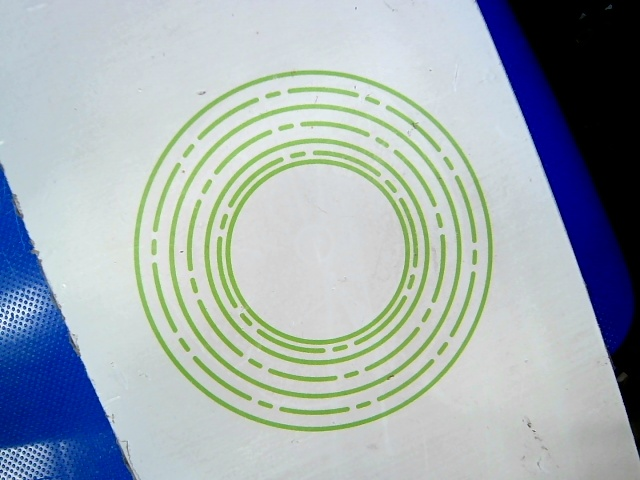
#> input picture windows/debug_samples/sample_20260331_163734.jpg, 640 x 480 px
$ python threshold_tuner.py --image debug_samples/sample_20260331_163734.jpg
#> lines starting #> are read from the running program, lines starting #| are printed output that depends on the picture; after the words box and inside, x2 and y2 are one past the last pixel; in counts of white or black regions, pixels touching at a corner belong together
#> in main, static_image is the input picture: shape (480, 640, 3); mean B, G, R 178.6, 174.2, 162.9
# 阈值实时调整工具，支持摄像头或静态图像输入，实时预览掩膜效果，并可保存当前配置和结果。
import argparse
import datetime
import json
import sys
import time
from pathlib import Path

import cv2 as cv
import numpy as np


WINDOW_TUNER = "Tuner"
WINDOW_MASK = "Mask_Effect"
WINDOW_PREVIEW = "Preview"
CAMERA_WARMUP_SECONDS = 0.5


def nothing(_):
    pass


def build_parser():
    parser = argparse.ArgumentParser(
        description="Real-time HSV threshold tuning with trackbars."
    )
    parser.add_argument("--camera-index", type=int, default=0, help="Camera index")
    parser.add_argument("--width", type=int, default=1920, help="Capture width")
    parser.add_argument("--height", type=int, default=1080, help="Capture height")
    parser.add_argument("--fps", type=int, default=30, help="Capture FPS")
    parser.add_argument("--image", type=str, default="", help="Optional static image path")
    parser.add_argument("--h-low", type=int, default=50)
    parser.add_argument("--s-low", type=int, default=30)
    parser.add_argument("--v-low", type=int, default=80)
    parser.add_argument("--h-high", type=int, default=90)
    parser.add_argument("--s-high", type=int, default=255)
    parser.add_argument("--v-high", type=int, default=255)
    parser.add_argument(
        "--save-dir",
        type=str,
        default="gongxun/windows/debug_samples",
        help="Directory for saving tuning outputs",
    )
    return parser


# [51 lines left out: functions _open_single_camera, open_camera, not called in this run]


def create_trackbars(args):
    cv.namedWindow(WINDOW_TUNER)
    cv.createTrackbar("H_low", WINDOW_TUNER, int(np.clip(args.h_low, 0, 179)), 179, nothing)
    cv.createTrackbar("H_high", WINDOW_TUNER, int(np.clip(args.h_high, 0, 179)), 179, nothing)
    cv.createTrackbar("S_low", WINDOW_TUNER, int(np.clip(args.s_low, 0, 255)), 255, nothing)
    cv.createTrackbar("S_high", WINDOW_TUNER, int(np.clip(args.s_high, 0, 255)), 255, nothing)
    cv.createTrackbar("V_low", WINDOW_TUNER, int(np.clip(args.v_low, 0, 255)), 255, nothing)
    cv.createTrackbar("V_high", WINDOW_TUNER, int(np.clip(args.v_high, 0, 255)), 255, nothing)

    cv.createTrackbar("Blur(odd)", WINDOW_TUNER, 1, 20, nothing)
    cv.createTrackbar("Erode", WINDOW_TUNER, 0, 8, nothing)
    cv.createTrackbar("Dilate", WINDOW_TUNER, 0, 8, nothing)


def read_trackbar_values():
    values = {
        "h_low": cv.getTrackbarPos("H_low", WINDOW_TUNER),
        "h_high": cv.getTrackbarPos("H_high", WINDOW_TUNER),
        "s_low": cv.getTrackbarPos("S_low", WINDOW_TUNER),
        "s_high": cv.getTrackbarPos("S_high", WINDOW_TUNER),
        "v_low": cv.getTrackbarPos("V_low", WINDOW_TUNER),
        "v_high": cv.getTrackbarPos("V_high", WINDOW_TUNER),
        "blur": cv.getTrackbarPos("Blur(odd)", WINDOW_TUNER),
        "erode": cv.getTrackbarPos("Erode", WINDOW_TUNER),
        "dilate": cv.getTrackbarPos("Dilate", WINDOW_TUNER),
    }

    # Prevent invalid lower > upper ranges.
    if values["h_low"] > values["h_high"]:
        values["h_low"], values["h_high"] = values["h_high"], values["h_low"]
    if values["s_low"] > values["s_high"]:
        values["s_low"], values["s_high"] = values["s_high"], values["s_low"]
    if values["v_low"] > values["v_high"]:
        values["v_low"], values["v_high"] = values["v_high"], values["v_low"]

    if values["blur"] % 2 == 0:
        values["blur"] += 1
    values["blur"] = max(1, values["blur"])
    return values


def apply_threshold(frame, values):
    work = frame.copy()
    if values["blur"] > 1:
        work = cv.GaussianBlur(work, (values["blur"], values["blur"]), 0)

    hsv = cv.cvtColor(work, cv.COLOR_BGR2HSV)
#> hsv: shape (480, 640, 3); mean H, S, V 76.3, 48.6, 187.3
    lower = np.array([values["h_low"], values["s_low"], values["v_low"]], np.uint8)
    upper = np.array([values["h_high"], values["s_high"], values["v_high"]], np.uint8)

    mask = cv.inRange(hsv, lower, upper)
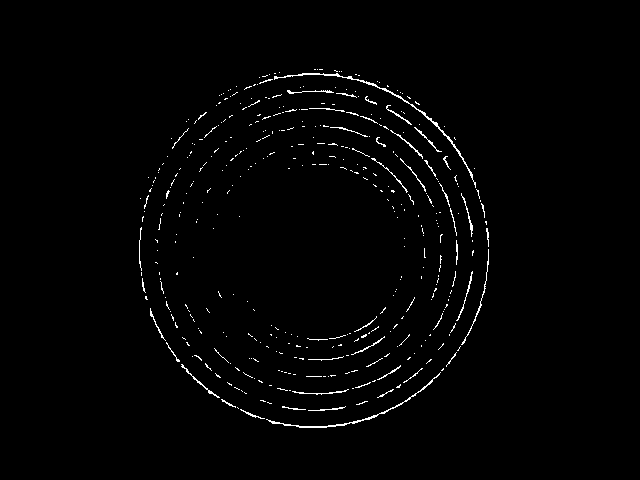
#> mask: shape (480, 640); 1.4% white in thin lines or dots, all inside (x1, y1, x2, y2) = (139, 69, 489, 428)
    kernel = np.ones((3, 3), np.uint8)
    if values["erode"] > 0:
        mask = cv.erode(mask, kernel, iterations=values["erode"])
    if values["dilate"] > 0:
        mask = cv.dilate(mask, kernel, iterations=values["dilate"])

    overlay = frame.copy()
    overlay[mask > 0] = (0, 255, 0)
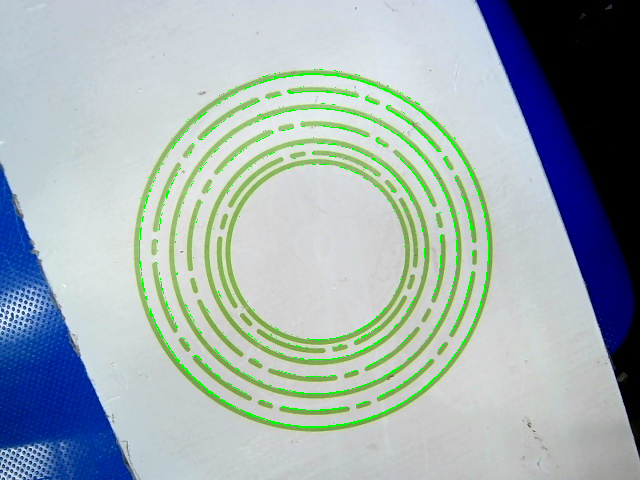
#> overlay: shape (480, 640, 3); 1.39% of pixels changed, all inside (x1, y1, x2, y2) = (139, 69, 489, 428)
    preview = cv.addWeighted(frame, 0.65, overlay, 0.35, 0)
    return mask, preview, lower, upper


# [23 lines left out: function save_outputs, not called in this run]


def main():
    args = build_parser().parse_args()
    create_trackbars(args)

    static_image = None
    if args.image:
        static_image = cv.imread(args.image)
        if static_image is None:
            print(f"Failed to load image: {args.image}")
            return
        print(f"Tuning with static image: {args.image}")

    cap = None
    if static_image is None:
        cap, used_index = open_camera(args.camera_index, args.width, args.height, args.fps)
        if not cap.isOpened():
            print("Camera open failed. Try: python windows/find_camera_id.py")
            return
        print(f"Tuning with live camera index={used_index}")

    save_dir = Path(args.save_dir)

    print("\nControls:")
    print("  p : print current threshold config")
    print("  s : save current frame/mask/json")
    print("  q : quit")

    while True:
        if static_image is None:
            assert cap is not None
            ok, frame = cap.read()
            if not ok or frame is None:
                print("Camera frame read failed")
                break
        else:
            frame = static_image.copy()

        values = read_trackbar_values()
        mask, preview, lower, upper = apply_threshold(frame, values)
#> lower = [50, 30, 80]; upper = [90, 255, 255]

        text = (
            f"L=({lower[0]},{lower[1]},{lower[2]}) "
            f"U=({upper[0]},{upper[1]},{upper[2]}) "
            f"B={values['blur']} E={values['erode']} D={values['dilate']}"
        )
#> text = 'L=(50,30,80) U=(90,255,255) B=1 E=0 D=0'
        cv.putText(preview, text, (20, 30), cv.FONT_HERSHEY_SIMPLEX, 0.65, (0, 255, 255), 2)
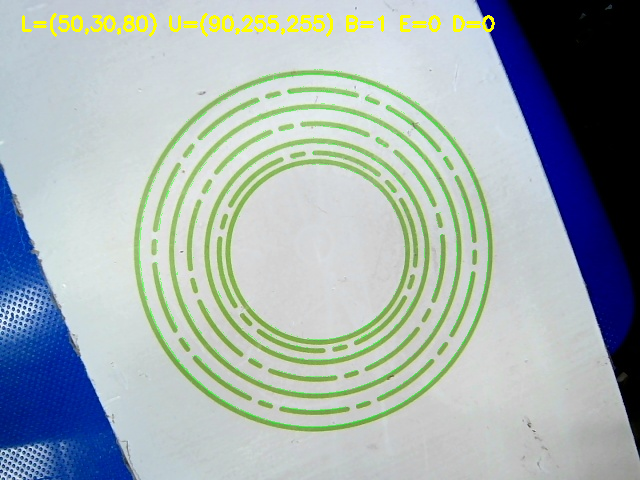
#> preview: shape (480, 640, 3); mean B, G, R 175.5, 175, 162.7

        cv.imshow(WINDOW_MASK, mask)
        cv.imshow(WINDOW_PREVIEW, preview)

        key = cv.waitKey(1 if static_image is None else 20) & 0xFF
#> (key q is pressed here)
        if key == ord("q"):
            break
        if key == ord("p"):
            print("\nCurrent threshold:")
            print(f"  lower=np.array([{lower[0]}, {lower[1]}, {lower[2]}], np.uint8)")
            print(f"  upper=np.array([{upper[0]}, {upper[1]}, {upper[2]}], np.uint8)")
            print(f"  blur={values['blur']} erode={values['erode']} dilate={values['dilate']}")
        if key == ord("s"):
            save_outputs(save_dir, frame, mask, values)

    if cap is not None:
        cap.release()
    cv.destroyAllWindows()


if __name__ == "__main__":
    main()

$ run again, on windows/debug_samples/sample_20260406_110230.jpg
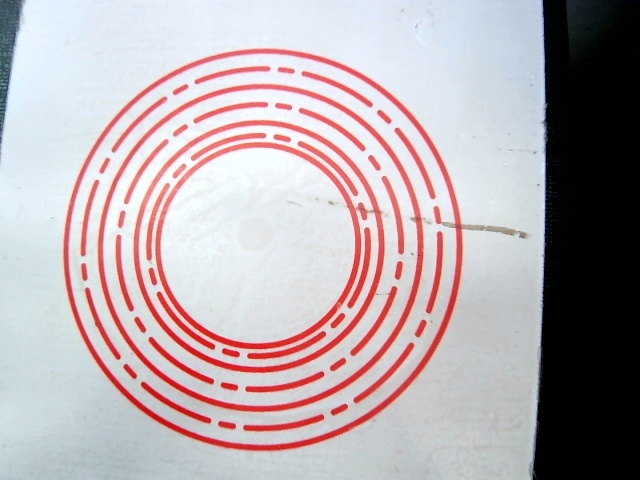
#> input picture windows/debug_samples/sample_20260406_110230.jpg, 640 x 480 px
#> in main, static_image is the input picture: shape (480, 640, 3); mean B, G, R 175.9, 171.9, 183.5
#> hsv: shape (480, 640, 3); mean H, S, V 84.6, 37, 192.1
#> in apply_threshold, `mask = cv.inRange(hsv, lower, upper)`:
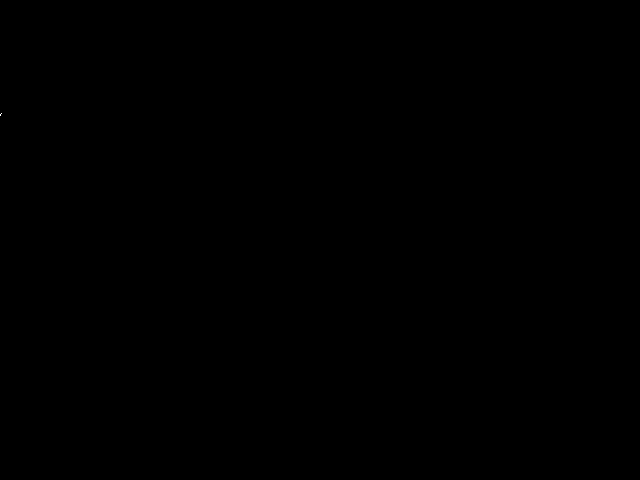
#> mask: shape (480, 640); 0% white in thin lines or dots, all inside (x1, y1, x2, y2) = (0, 113, 2, 116)
#> overlay: shape (480, 640, 3); under 0.01% of pixels changed, all inside (x1, y1, x2, y2) = (0, 113, 2, 116)
#> lower = [50, 30, 80]; upper = [90, 255, 255]
#> text = 'L=(50,30,80) U=(90,255,255) B=1 E=0 D=0'
#> in main, `cv.putText(preview, text, (20, 30), cv.FONT_HERSHEY_SIMPLEX, 0.65, (0,..`:
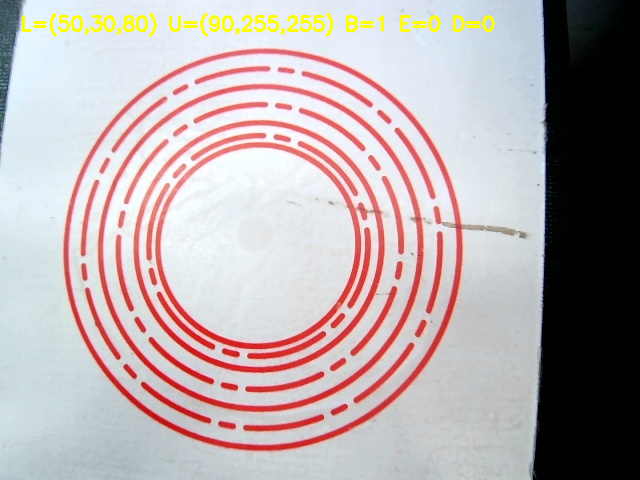
#> preview: shape (480, 640, 3); mean B, G, R 173.3, 172.1, 183.8

$ run again, on windows/debug_samples/sample_20260406_110242.jpg
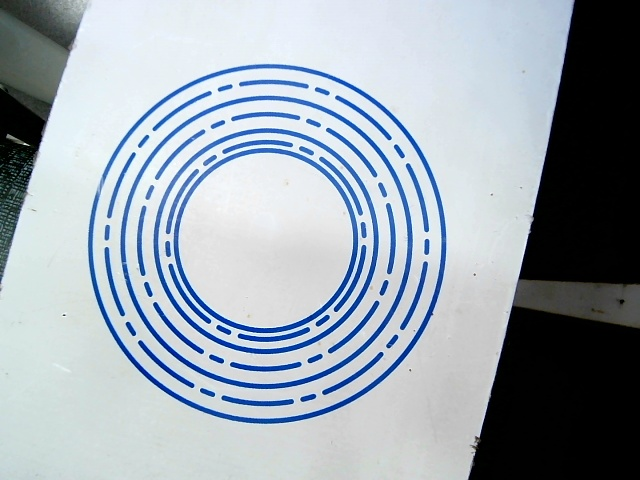
#> input picture windows/debug_samples/sample_20260406_110242.jpg, 640 x 480 px
#> in main, static_image is the input picture: shape (480, 640, 3); mean B, G, R 176.8, 167.4, 157
#> hsv: shape (480, 640, 3); mean H, S, V 72.8, 34.2, 177.5
#> in apply_threshold, `mask = cv.inRange(hsv, lower, upper)`:
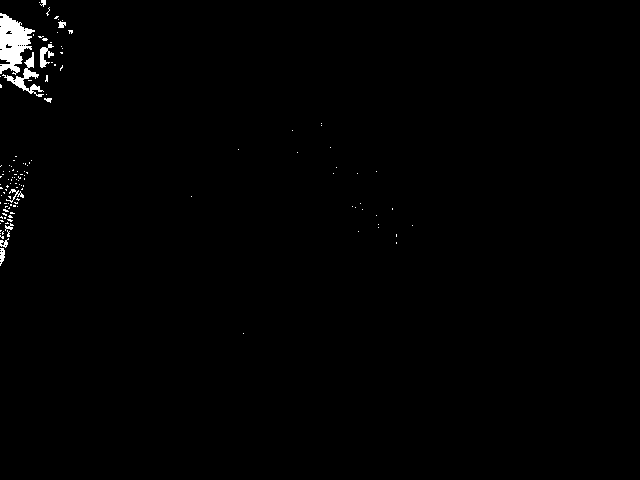
#> mask: shape (480, 640); 0.81% white; 124 white regions (114 under 20 px), largest, box (x1, y1, x2, y2) and area: (0, 13, 35, 75) 1240, (2, 52, 44, 97) 434, (40, 44, 54, 68) 164
#> overlay: shape (480, 640, 3); 0.81% of pixels changed, all inside (x1, y1, x2, y2) = (0, 0, 413, 334)
#> lower = [50, 30, 80]; upper = [90, 255, 255]
#> text = 'L=(50,30,80) U=(90,255,255) B=1 E=0 D=0'
#> in main, `cv.putText(preview, text, (20, 30), cv.FONT_HERSHEY_SIMPLEX, 0.65, (0,..`:
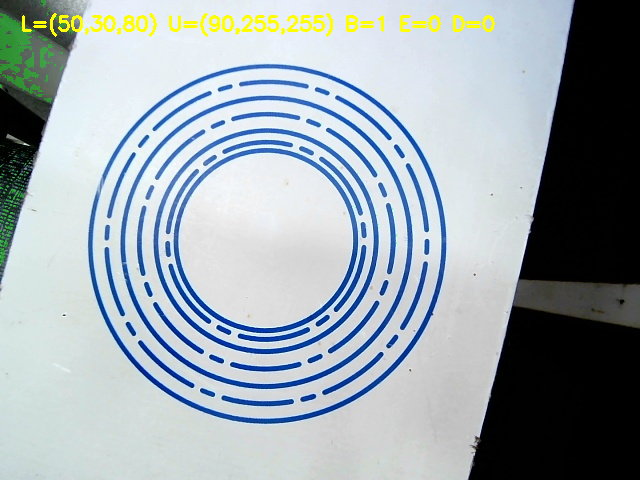
#> preview: shape (480, 640, 3); mean B, G, R 174.3, 168.2, 157.3
